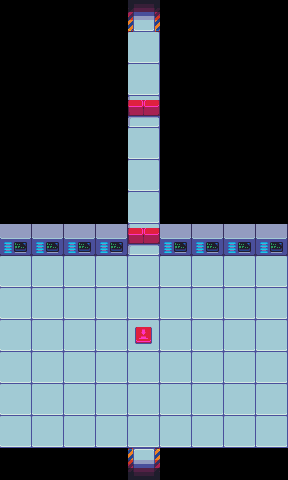

A level layout from a 2D game, rendered from its tile map. Below: a short description, then the map file with its tile-grid data intact:
An orthogonal 9x15 tile map with 32x32 px tiles, 1 tile layer (Слой тайлов 1), 2 tilesets.

<map version="1.0" orientation="orthogonal" renderorder="right-down" width="9" height="15" tilewidth="32" tileheight="32" nextobjectid="1">
 <tileset firstgid="1" name="scifitiles-sheet" tilewidth="32" tileheight="32" tilecount="84">
  <image source="scifitiles-sheet.png" width="448" height="192" />
 </tileset>
 <tileset firstgid="85" name="black" tilewidth="32" tileheight="32" tilecount="1">
  <image source="black.png" width="32" height="32" />
 </tileset>
 <layer name="Слой тайлов 1" width="9" height="15">
  <data>
   <tile gid="85" />
   <tile gid="85" />
   <tile gid="85" />
   <tile gid="85" />
   <tile gid="1" />
   <tile gid="85" />
   <tile gid="85" />
   <tile gid="85" />
   <tile gid="85" />
   <tile gid="85" />
   <tile gid="85" />
   <tile gid="85" />
   <tile gid="85" />
   <tile gid="21" />
   <tile gid="85" />
   <tile gid="85" />
   <tile gid="85" />
   <tile gid="85" />
   <tile gid="85" />
   <tile gid="85" />
   <tile gid="85" />
   <tile gid="85" />
   <tile gid="21" />
   <tile gid="85" />
   <tile gid="85" />
   <tile gid="85" />
   <tile gid="85" />
   <tile gid="85" />
   <tile gid="85" />
   <tile gid="85" />
   <tile gid="85" />
   <tile gid="59" />
   <tile gid="85" />
   <tile gid="85" />
   <tile gid="85" />
   <tile gid="85" />
   <tile gid="85" />
   <tile gid="85" />
   <tile gid="85" />
   <tile gid="85" />
   <tile gid="21" />
   <tile gid="85" />
   <tile gid="85" />
   <tile gid="85" />
   <tile gid="85" />
   <tile gid="85" />
   <tile gid="85" />
   <tile gid="85" />
   <tile gid="85" />
   <tile gid="21" />
   <tile gid="85" />
   <tile gid="85" />
   <tile gid="85" />
   <tile gid="85" />
   <tile gid="85" />
   <tile gid="85" />
   <tile gid="85" />
   <tile gid="85" />
   <tile gid="21" />
   <tile gid="85" />
   <tile gid="85" />
   <tile gid="85" />
   <tile gid="85" />
   <tile gid="45" />
   <tile gid="45" />
   <tile gid="45" />
   <tile gid="45" />
   <tile gid="59" />
   <tile gid="45" />
   <tile gid="45" />
   <tile gid="45" />
   <tile gid="45" />
   <tile gid="21" />
   <tile gid="21" />
   <tile gid="21" />
   <tile gid="21" />
   <tile gid="21" />
   <tile gid="21" />
   <tile gid="21" />
   <tile gid="21" />
   <tile gid="21" />
   <tile gid="21" />
   <tile gid="21" />
   <tile gid="21" />
   <tile gid="21" />
   <tile gid="21" />
   <tile gid="21" />
   <tile gid="21" />
   <tile gid="21" />
   <tile gid="21" />
   <tile gid="21" />
   <tile gid="21" />
   <tile gid="21" />
   <tile gid="21" />
   <tile gid="73" />
   <tile gid="21" />
   <tile gid="21" />
   <tile gid="21" />
   <tile gid="21" />
   <tile gid="21" />
   <tile gid="21" />
   <tile gid="21" />
   <tile gid="21" />
   <tile gid="21" />
   <tile gid="21" />
   <tile gid="21" />
   <tile gid="21" />
   <tile gid="21" />
   <tile gid="21" />
   <tile gid="21" />
   <tile gid="21" />
   <tile gid="21" />
   <tile gid="21" />
   <tile gid="21" />
   <tile gid="21" />
   <tile gid="21" />
   <tile gid="21" />
   <tile gid="21" />
   <tile gid="21" />
   <tile gid="21" />
   <tile gid="21" />
   <tile gid="21" />
   <tile gid="21" />
   <tile gid="21" />
   <tile gid="21" />
   <tile gid="21" />
   <tile gid="85" />
   <tile gid="85" />
   <tile gid="85" />
   <tile gid="85" />
   <tile gid="3221225473" />
   <tile gid="85" />
   <tile gid="85" />
   <tile gid="85" />
   <tile gid="85" />
  </data>
 </layer>
</map>
